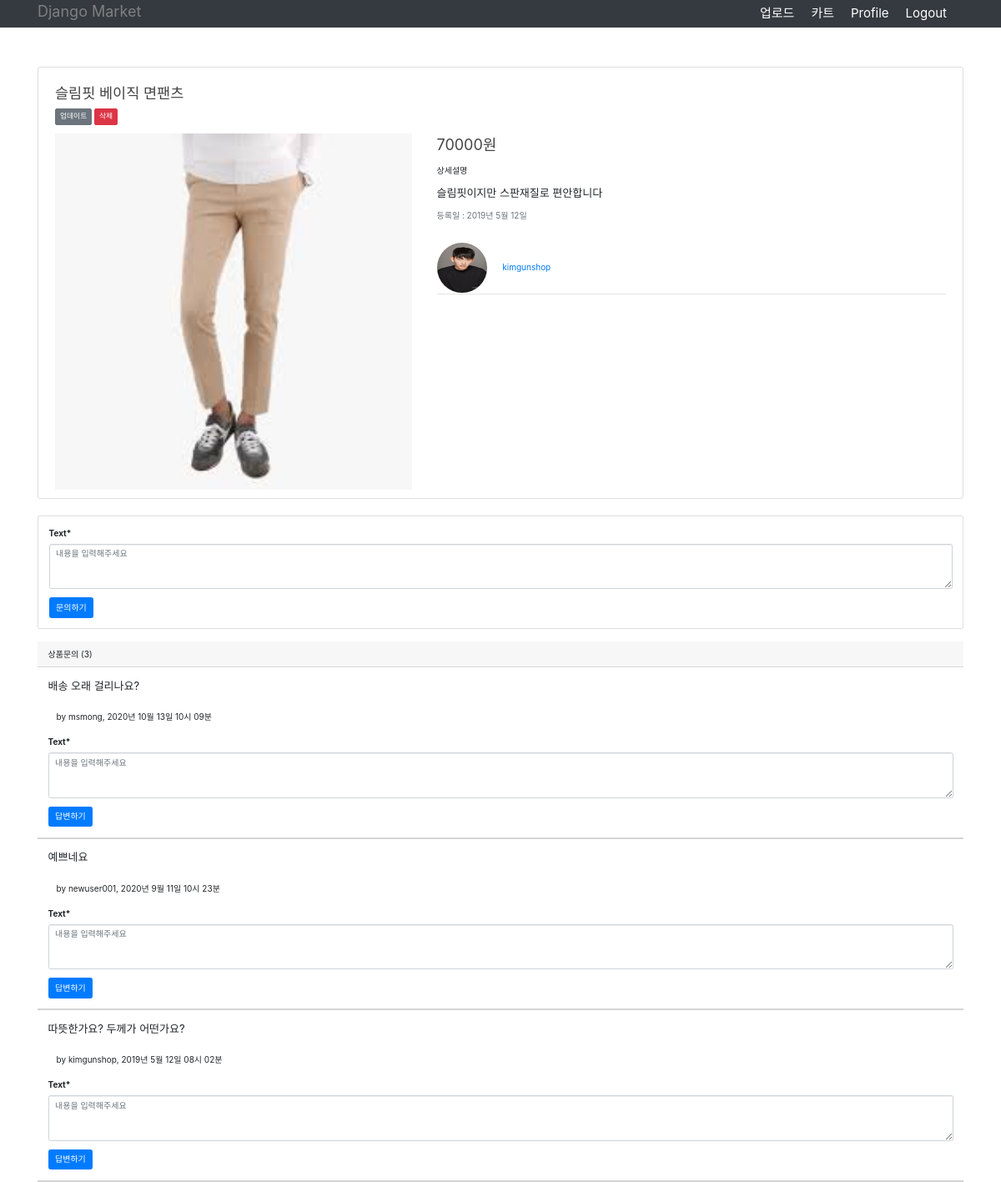
The app's page /product/14/슬림핏-베이직-면팬츠/ (signed in) with its own data.
### blog/models.py (models this page shows, shortened)
class Product(models.Model):
    title = models.CharField(verbose_name='상품명', max_length=100)
    image = models.ImageField(verbose_name='상품이미지', upload_to="photo", default='default.jpg')
    slug = models.SlugField(max_length=200, db_index=True, unique=True,
                            allow_unicode=True, null=True)
    price = models.DecimalField(verbose_name='정가', max_digits=10, decimal_places=0, null=True)
    discount_price = models.DecimalField(verbose_name='할인가', max_digits=10, decimal_places=0, null=True, blank=True)
    content = models.TextField(verbose_name='상품설명')
    date_posted = models.DateTimeField(default=timezone.now)
    author = models.ForeignKey(User, on_delete=models.CASCADE)
    category = models.ForeignKey(Category, on_delete=models.SET_NULL, null=True)
    class Meta:
        ordering = ['-date_posted']
    def get_absolute_url(self):
        return reverse('product-detail', args=[self.id, self.slug])

class Qna(models.Model):
    product = models.ForeignKey(Product, on_delete=models.CASCADE)
    text = models.TextField()
    author = models.ForeignKey(User, on_delete=models.CASCADE)
    created = models.DateTimeField(default=timezone.now)
    reply = models.ForeignKey('Qna', null=True, related_name='replies', on_delete=models.CASCADE)
    class Meta:
        ordering = ['-created']

### users/models.py (models this page shows, shortened)
class Profile(models.Model):
    user = models.OneToOneField(User, on_delete=models.CASCADE)
    image = models.ImageField(default='default.jpg', upload_to='profile_pics')

### blog/views.py (the view)
# urls.py: path('product/<int:id>/<slug>/', product_detail, name='product-detail'),
def product_detail(request, id, slug=None):
    context = {}
    product = get_object_or_404(Product, id=id, slug=slug)
    context['add_to_cart'] = AddProductForm(initial={'quantity':1})
    context['q_form'] = QnaForm()
    context['product'] = product
    context['questions'] = product.qna_set.all().order_by('-created')
    return render(request, 'blog/product_detail.html', context)

### cart/forms.py
class AddProductForm(forms.Form):
    quantity = forms.IntegerField(widget=forms.HiddenInput)
    is_update = forms.BooleanField(required=False, initial=False, widget=forms.HiddenInput)

### blog/forms.py
class QnaForm(forms.ModelForm):
    class Meta:
        model = Qna
        fields = ['text']
        widgets = {
            'text': Textarea(attrs={'cols':5,
                                    'rows':3,
                                    'placeholder': '내용을 입력해주세요',
                                    }
                             )
        }

### blog/templates/blog/product_detail.html (shortened to what this page needs)
{% extends "blog/base.html" %}
{% load crispy_forms_tags %}
{% block content %}
<article class="media content-section">
    <div class="media-body">
        <h3 class="article-title pt-3">{{ product.title }}</h3>
        {% if product.author == user %}
        <a class="btn btn-secondary btn-sm mt-1" href="./update">업데이트</a>
        <a class="btn btn-danger btn-sm mt-1" href="./delete">삭제</a>
        {% endif %}
        <div class="row pt-3">
            <div class="col-5">
                <img src="{{ product.image.url }}" width="100%">
            </div>
            <div class="col-7">
                {% if product.discount_price != None %}
                <p class="article-title" style="font-size:1.4em">
                    <span style="text-decoration:line-through;">
                        {{ product.price }}원</span> {{ product.discount_price }}원
                </p>
                {% else %}
                <p class="article-title" style="font-size:1.8em">
                    {{ product.price }}원
                </p>
                {% endif %}
                <p style="font-weight:bold font-size:1.5em"> 상세설명</p>
                <p class="article-content" style="font-size:1.3em">{{ product.content }}</p>
                <p class="text-muted">등록일 : {{ product.date_posted|date:"Y년 F d일" }}</p>
                <div class="article-metadata pt-4">
                    <a href="{% url 'list-by-seller' product.author.id %}">
                    <img class="rounded-circle article-img" style="width:60px; height:60px;"
                         src="{{product.author.profile.image.url}}">
                    {{ product.author }}</a>
                </div>
            </div>
        </div>
    </div>
</article>
<div id="qnaWrap">
    <div class="card my-4">
        <div class="card-body">
            <form action="{{product.get_absolute_url}}qna/" method="post">
                {{ q_form|crispy }}
                <button type="submit" class="btn btn-primary">문의하기</button>
            </form>
        </div>
    </div>
    <p class="card-header">상품문의 ({{ product.qna_set.all.count }})</p>
    {% for q in questions %}
    <div class="card-body" style="border-bottom: 2px solid rgba(212,212,212,1)">
        <div class="media-body" style="font-size:1.3em;">
            <p>{{ q.text }}</p>
        </div>
        <p style="padding:10px 10px 5px"> by {{ q.author }}, {{ q.created|date:"Y년 F d일 h시 i분"  }}</p>
        {% if product.author == user %}
            <form action="{{product.get_absolute_url}}qna/" method="post">
                {{ q_form|crispy }}
                <button type="submit" class="btn btn-primary">답변하기</button>
            </form>
        {% endif %}
    </div>
    {% endfor %}
</div>
{% endblock content %}

### blog/static/blog/main.css (style rules this page uses)
body { background: #fafafa; color: #333333; margin-top: 5rem; }
h1, h2, h3, h4, h5, h6 { color: #444444; }
.content-section { background: #ffffff; padding: 10px 20px; border: 1px solid #dddddd; border-radius: 3px; margin-bottom: 20px; }
.article-title { color: #444444; }
.article-content { white-space: pre-line; }
.article-img { height: 65px; width: 65px; margin-right: 16px; }
.article-metadata { padding-bottom: 1px; margin-bottom: 4px; border-bottom: 1px solid #e3e3e3 }

### records on screen
Product: title "슬림핏 베이직 면팬츠", image (picture), price "70000", content "슬림핏이지만 스판재질로 편안합니다", date_posted "2019년 5월 12일", author.profile.image (picture), author "kimgunshop", qna_set.all.count "3"
Qna: text "배송 오래 걸리나요?", author "msmong", created "2020년 10월 13일 10시 09분"
Qna: text "예쁘네요", author "newuser001", created "2020년 9월 11일 10시 23분"
Qna: text "따뜻한가요? 두께가 어떤가요?", author "kimgunshop", created "2019년 5월 12일 08시 02분"
